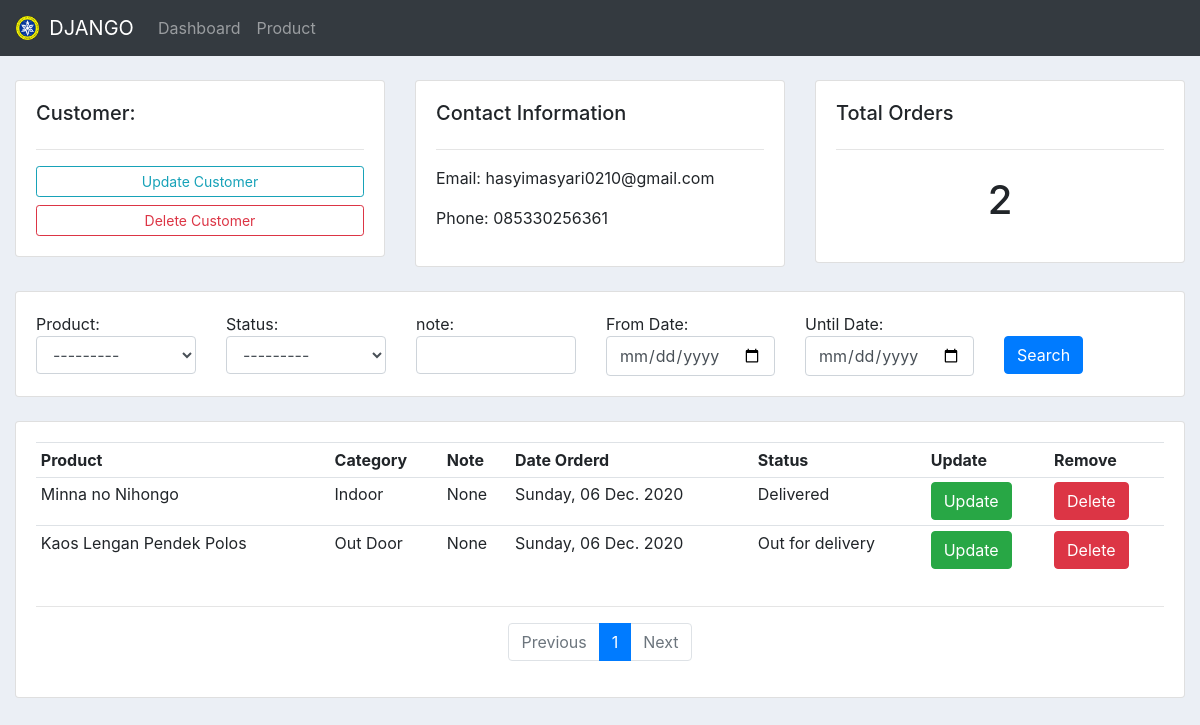
Before: /custumer/1?halaman=2 with the older database file.
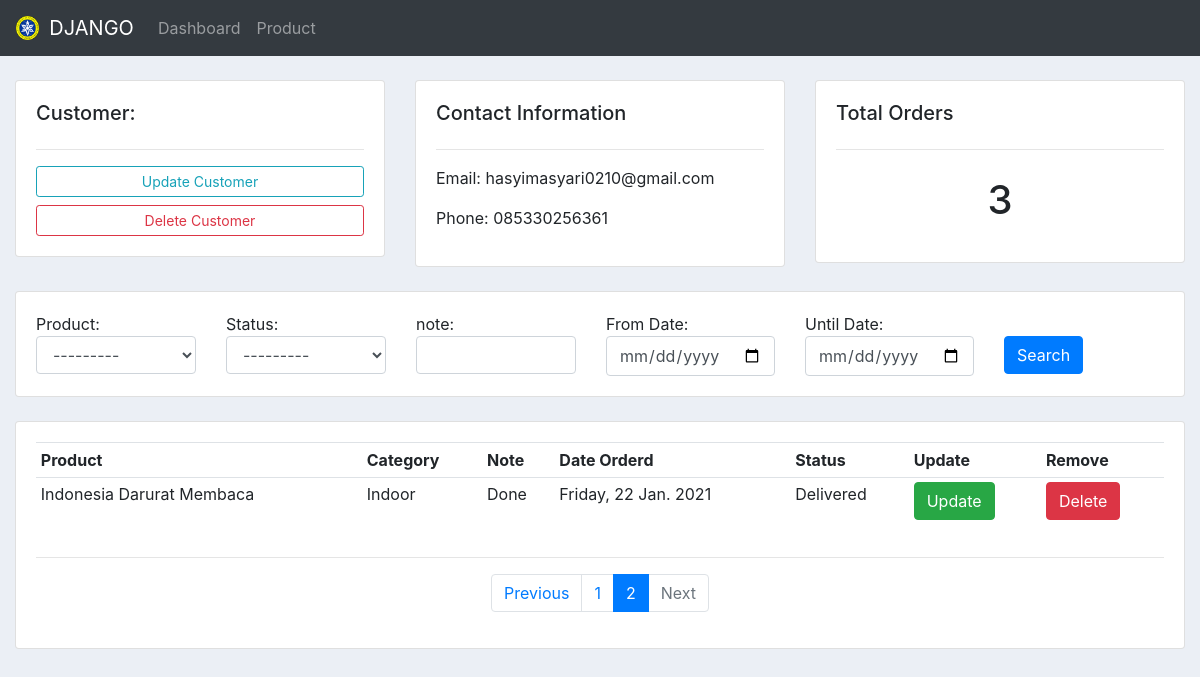
After: the same page with the newer database file.
### Asyari/models.py (models this page shows, shortened)
class Order(models.Model):
    STATUS = (
        ('Pending', 'Pending'),
        ('Out for delivery', 'Out for delivery'),
        ('Delivered', 'Delivered'),
    )
    custumer = models.ForeignKey(Custumer, null=True, on_delete=models.SET_NULL)
    product = models.ForeignKey(Product, null=True, on_delete=models.SET_NULL)
    date_created = models.DateTimeField(auto_now_add=True, null=True)
    status = models.CharField(max_length=200, null=True, choices=STATUS)
    note = models.CharField(max_length=200, blank=True, null=True)

class Product(models.Model):
    CATEGORY = (
        ('Indoor', 'Indoor'),
        ('Out Door', 'Out Door'),
    )
    name = models.CharField(max_length=200, blank=True, null=True)
    price = models.IntegerField(blank=True, null=True)
    category = models.CharField(max_length=200, blank=True, null=True, choices=CATEGORY)
    description = models.CharField(max_length=200, blank=True, null=True)
    date_created = models.DateTimeField(auto_now_add=True, null=True)
    tag = models.ManyToManyField(Tag)
    def __str__(self):
        return self.name

### Asyari/views.py (the view)
# urls.py: path('custumer/<str:pk>', views.custumer, name='custumer'),
def custumer(request,pk):
    detailcustumer = Custumer.objects.get(id=pk)
    order_custumer = detailcustumer.order_set.all()
    total_custumer = order_custumer.count()
    filter_order   = OrderFilter(request.GET, queryset=order_custumer)
    order_custumer = filter_order.qs
    halaman_tampil = Paginator(order_custumer, 2)
    halaman_url    = request.GET.get('halaman',1)
    halaman_order  = halaman_tampil.get_page(halaman_url)
    if halaman_order.has_previous():
        url_previous = f'?halaman={halaman_order.previous_page_number()}'
    else:
        url_previous = ''
    if halaman_order.has_next():
        url_next = f'?halaman={halaman_order.next_page_number()}'
    else:
        url_next = ''
    context = {
        'judul': 'Halaman Konsumen',
        'custumer': detailcustumer,
        'halaman_order_custumer':halaman_order,
        'data_total_custumer': total_custumer,
        'filter_data_order': filter_order,
        'previous' : url_previous,
        'next' : url_next,
    }
    return render(request, 'data/custumer.html', context)

### Asyari/templates/data/custumer.html (shortened to what the changed rows need)
{% extends "data/main.html" %}
{% load widget_tweaks %}
{% block content %}
<br>
<div class="container-fluid">
    <div class="row">
        <div class="col-md-4">
            <div class="card card-body">
                <h5>Total Orders</h5>
                <hr>
                <h1 style="text-align: center;padding: 10px">{{ data_total_custumer }}</h1>
            </div>
        </div>
    </div>
    <br>
    <br>
    <div class="row">
        <div class="col-md">
            <div class="card card-body">
                <table class="table table-sm">
                    <tr>
                        <th>Product</th>
                        <th>Category</th>
                        <th>Note</th>
                        <th>Date Orderd</th>
                        <th>Status</th>
                        <th>Update</th>
                        <th>Remove</th>
                    </tr>
                    {% for tampil_order_custumer in halaman_order_custumer.object_list %}
                    <tr>
                        <td>{{ tampil_order_custumer.product }}</td>
                        <td>{{ tampil_order_custumer.product.category }}</td>
                        <td>{{ tampil_order_custumer.note}}</td>
                        <td>{{ tampil_order_custumer.date_created|date:"l, d N Y" }}</td>
                        <td>{{ tampil_order_custumer.status }}</td>
                        <td><a href="{% url 'update_order' tampil_order_custumer.id %}"
                                class="btn btn-success">Update</a></td>
                        <td><a href="{% url 'delete_order' tampil_order_custumer.id %}"
                                class="btn btn-danger">Delete</a></td>
                    </tr>
                    {% endfor %}
                </table>
                <nav>
                    <ul class="pagination justify-content-center">
                        <li class="page-item {% if not previous %} disabled {% endif %}">
                            <a class="page-link" href="{{ previous }}">Previous</a>
                        </li>
                        {% for n in halaman_order_custumer.paginator.page_range %}
                        {% if halaman_order_custumer.number == n %}
                        <li class="page-item active" aria>
                            <span class="page-link">
                                {{ n }}
                            </span>
                        </li>
                        {% elif n > halaman_order_custumer.number|add:-3 and n < halaman_order_custumer.number|add:3 %}
                        <li class="page-item"><a class="page-link" href="?halaman={{ n }}">{{ n }}</a></li>
                        {% endif %}
                        {% endfor %}
                    </ul>
                </nav>
            </div>
        </div>
    </div>
</div>
{% endblock content %}

Changed rows visible on the page:
no longer on this page (row unchanged): Order: product "Minna no Nihongo", product.category "Indoor", note "None", date_created "Sunday, 06 Dec. 2020", status "Delivered"
no longer on this page (row unchanged): Order: product "Kaos Lengan Pendek Polos", product.category "Out Door", note "None", date_created "Sunday, 06 Dec. 2020", status "Out for delivery"
added Order: product "Indonesia Darurat Membaca", product.category "Indoor", note "Done", date_created "Friday, 22 Jan. 2021", status "Delivered"
Other visible differences:
{{ data_total_custumer }}: "2" → "3"
list line gone: "1"
new list line: "1"
new list line: "2"
